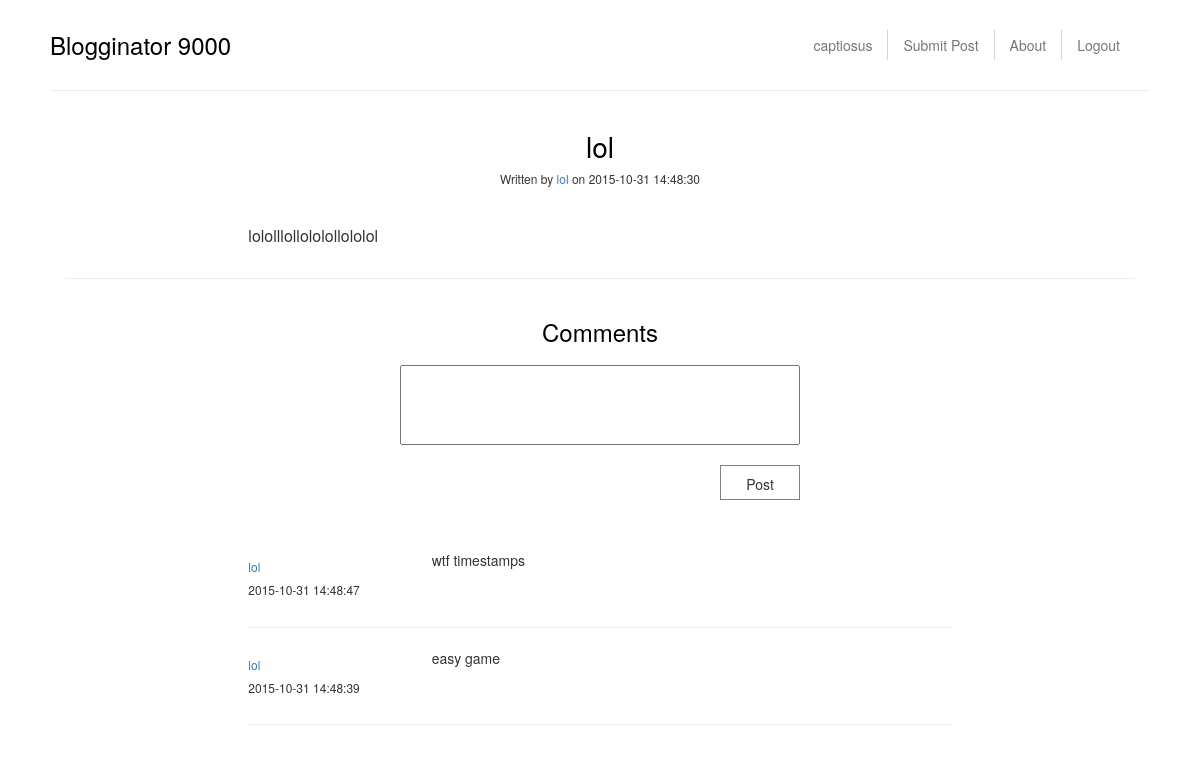
The app's page /post/8 (signed in) with its own data.
### tables this page shows
CREATE TABLE post (title text, body text, postid INTEGER PRIMARY KEY, userid text, timestamp DATETIME, CHECK(title <> ''), CHECK(body <> ''));

CREATE TABLE comment (body text, id INTEGER PRIMARY KEY, postid int, userid text, timestamp DATETIME, CHECK(body <> ''));

### bloginator9000.py (the view, shortened to what this page needs)
@app.route("/post/<postid>", methods=["GET", "POST"])
@diagnostic.funcTime
def post(postid):
    if request.method == "GET":
        return render_template("/post.html", current_user=session.get('user'), blogitem=database.getPost("postid", postid)[0], comments=database.getComments("postid", postid))

### database.py (called while the page is built)
@diagnostic.funcTime
def getPost(key, postid):
    conn = sqlite3.connect("bloginator9000.db")
    c = conn.cursor()
    c.execute("select * from post where {} = '{}'".format(key, postid))
    data = c.fetchall()
    data = [dict(zip(['title', 'blogtext', 'postid', 'username', 'date'], each))
            for each in data]
    return data

@diagnostic.funcTime
def getComments(key, postid):
    conn = sqlite3.connect("bloginator9000.db")
    c = conn.cursor()
    c.execute(
        "select * from comment where {} = '{}' order by timestamp".format(key, postid))
    data = c.fetchall()
    data.reverse()
    data = [dict(zip(['commenttext', 'commentid', 'postid',
                      'username', 'date'], each)) for each in data]
    return data

### templates/post.html (shortened to what this page needs)
{% extends "master.html" %}
{% block body %}
<div class="container-fluid">
  <div class="row">
    <div class="col-md-8 col-md-offset-2">
      <h3 class="blog-title text-center">{{blogitem.title}}</h3>
      <h6 class="blog-writer text-center">Written by <a href="/user/{{blogitem.username}}">{{blogitem.username}}</a> on {{blogitem.date}}</h6>
      <p class="post-text">
         {{blogitem.blogtext}}
      </p>
    </div>
  </div>
  <hr>
  <div class="row">
    <div class="col-md-6 col-md-offset-3">
      <div class="comment-block">
        <h3 class="comment-title text-center">Comments</h3>
         <form method="post">
          <textarea  id="comment" class="comment-text" name="comment_text"></textarea>
          <button class="comment-submit">Post</button>
        </form>
      </div>
    </div>
  </div>
  <div class="row comment-section">
    <div class="col-md-8 col-md-offset-2">
      {% for comment in comments %}
        <div class='row comment-row'>
          <div class="col-md-3">
            <h6 class="comment-user"><a href="/user/{{comment.username}}">{{comment.username}}</a></h6>
            <h6>{{comment.date}}</h6>
          </div>
          <div class="col-md-9">
            <div class="comment">
              {{comment.commenttext}}
            </div>
          </div>
        </div>
        <hr>
      {% endfor %}
    </div>
  </div>
</div>
{% endblock %}

### static/styles.css (style rules this page uses)
.blog-title { font-weight: normal; color: black; font-size: 28px; }
.post-text { padding-top: 30px; font-size: 16px; }
.comment-text { resize: none; overflow: hidden; min-height: 80px; min-width: 400px; margin-left: auto; margin-right: auto; display: block; padding: 5px; }
.comment-title { margin-bottom: 20px; font-weight: normal; color: black; font-size: 24px; }
.comment-submit { margin-top: 20px; width: 80px; text-align: center; background-color: transparent; border: 1px solid gray; height: 35px; padding-top: 4px; float: right; }
.comment-block { height: auto; width: 400px; margin-left: auto; margin-right: auto; }
.comment-section { margin-top: 40px; }
.comment-row { margin-top: 10px; }
.comment-user { color: black; }

### records on screen
post: title "lol", username "lol", date "2015-10-31 14:48:30", blogtext "lololllollololollololol"
comment: username "lol", date "2015-10-31 14:48:47", commenttext "wtf timestamps"
comment: username "lol", date "2015-10-31 14:48:39", commenttext "easy game"

### other values on screen
{{ current_user }} "captiosus"
